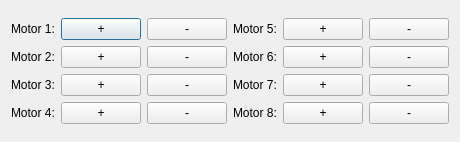
<?xml version="1.0" encoding="UTF-8"?>
<ui version="4.0">
 <class>CalibrationForm</class>
 <widget class="QDialog" name="CalibrationForm">
  <property name="geometry">
   <rect>
    <x>0</x>
    <y>0</y>
    <width>448</width>
    <height>142</height>
   </rect>
  </property>
  <property name="windowTitle">
   <string>Dialog</string>
  </property>
  <layout class="QVBoxLayout" name="verticalLayout_2">
   <item>
    <layout class="QVBoxLayout" name="verticalLayout">
     <item>
      <layout class="QHBoxLayout" name="horizontalLayout">
       <item>
        <layout class="QVBoxLayout" name="verticalLayout_3">
         <item>
          <layout class="QHBoxLayout" name="horizontalLayout_5">
           <item>
            <widget class="QLabel" name="label_4">
             <property name="text">
              <string>Motor 1:</string>
             </property>
            </widget>
           </item>
           <item>
            <widget class="QPushButton" name="pushButton_2">
             <property name="text">
              <string>+</string>
             </property>
            </widget>
           </item>
           <item>
            <widget class="QPushButton" name="pushButton">
             <property name="text">
              <string>-</string>
             </property>
            </widget>
           </item>
          </layout>
         </item>
         <item>
          <layout class="QHBoxLayout" name="horizontalLayout_4">
           <item>
            <widget class="QLabel" name="label_3">
             <property name="text">
              <string>Motor 2:</string>
             </property>
            </widget>
           </item>
           <item>
            <widget class="QPushButton" name="pushButton_4">
             <property name="text">
              <string>+</string>
             </property>
            </widget>
           </item>
           <item>
            <widget class="QPushButton" name="pushButton_3">
             <property name="text">
              <string>-</string>
             </property>
            </widget>
           </item>
          </layout>
         </item>
         <item>
          <layout class="QHBoxLayout" name="horizontalLayout_3">
           <item>
            <widget class="QLabel" name="label_2">
             <property name="text">
              <string>Motor 3:</string>
             </property>
            </widget>
           </item>
           <item>
            <widget class="QPushButton" name="pushButton_5">
             <property name="text">
              <string>+</string>
             </property>
            </widget>
           </item>
           <item>
            <widget class="QPushButton" name="pushButton_6">
             <property name="text">
              <string>-</string>
             </property>
            </widget>
           </item>
          </layout>
         </item>
         <item>
          <layout class="QHBoxLayout" name="horizontalLayout_2">
           <item>
            <widget class="QLabel" name="label">
             <property name="text">
              <string>Motor 4:</string>
             </property>
            </widget>
           </item>
           <item>
            <widget class="QPushButton" name="pushButton_8">
             <property name="text">
              <string>+</string>
             </property>
            </widget>
           </item>
           <item>
            <widget class="QPushButton" name="pushButton_7">
             <property name="text">
              <string>-</string>
             </property>
            </widget>
           </item>
          </layout>
         </item>
        </layout>
       </item>
       <item>
        <spacer name="horizontalSpacer">
         <property name="orientation">
          <enum>Qt::Horizontal</enum>
         </property>
         <property name="sizeHint" stdset="0">
          <size>
           <width>40</width>
           <height>20</height>
          </size>
         </property>
        </spacer>
       </item>
       <item>
        <layout class="QVBoxLayout" name="verticalLayout_4">
         <item>
          <layout class="QHBoxLayout" name="horizontalLayout_9">
           <item>
            <widget class="QLabel" name="label_5">
             <property name="text">
              <string>Motor 5:</string>
             </property>
            </widget>
           </item>
           <item>
            <widget class="QPushButton" name="pushButton_10">
             <property name="text">
              <string>+</string>
             </property>
            </widget>
           </item>
           <item>
            <widget class="QPushButton" name="pushButton_9">
             <property name="text">
              <string>-</string>
             </property>
            </widget>
           </item>
          </layout>
         </item>
         <item>
          <layout class="QHBoxLayout" name="horizontalLayout_8">
           <item>
            <widget class="QLabel" name="label_6">
             <property name="text">
              <string>Motor 6:</string>
             </property>
            </widget>
           </item>
           <item>
            <widget class="QPushButton" name="pushButton_12">
             <property name="text">
              <string>+</string>
             </property>
            </widget>
           </item>
           <item>
            <widget class="QPushButton" name="pushButton_11">
             <property name="text">
              <string>-</string>
             </property>
            </widget>
           </item>
          </layout>
         </item>
         <item>
          <layout class="QHBoxLayout" name="horizontalLayout_7">
           <item>
            <widget class="QLabel" name="label_7">
             <property name="text">
              <string>Motor 7:</string>
             </property>
            </widget>
           </item>
           <item>
            <widget class="QPushButton" name="pushButton_14">
             <property name="text">
              <string>+</string>
             </property>
            </widget>
           </item>
           <item>
            <widget class="QPushButton" name="pushButton_13">
             <property name="text">
              <string>-</string>
             </property>
            </widget>
           </item>
          </layout>
         </item>
         <item>
          <layout class="QHBoxLayout" name="horizontalLayout_6">
           <item>
            <widget class="QLabel" name="label_8">
             <property name="text">
              <string>Motor 8:</string>
             </property>
            </widget>
           </item>
           <item>
            <widget class="QPushButton" name="pushButton_16">
             <property name="text">
              <string>+</string>
             </property>
            </widget>
           </item>
           <item>
            <widget class="QPushButton" name="pushButton_15">
             <property name="text">
              <string>-</string>
             </property>
            </widget>
           </item>
          </layout>
         </item>
        </layout>
       </item>
      </layout>
     </item>
    </layout>
   </item>
  </layout>
 </widget>
 <resources/>
 <connections/>
</ui>
